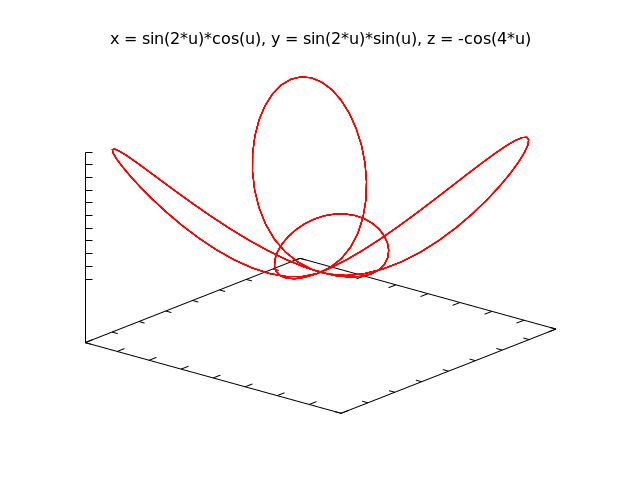

Generate this figure with gnuplot:
unset key

set parametric

set terminal pngcairo enhanced
set title "x = sin(2*u)*cos(u), y = sin(2*u)*sin(u), z = -cos(4*u)"
set output "cylindrical_rose.png"

set format x ""
set format y ""
set format z ""

set view 60,40

set samples 200


splot sin(2*u)*cos(u), sin(2*u)*sin(u), -cos(4*u) linetype rgb "red"

